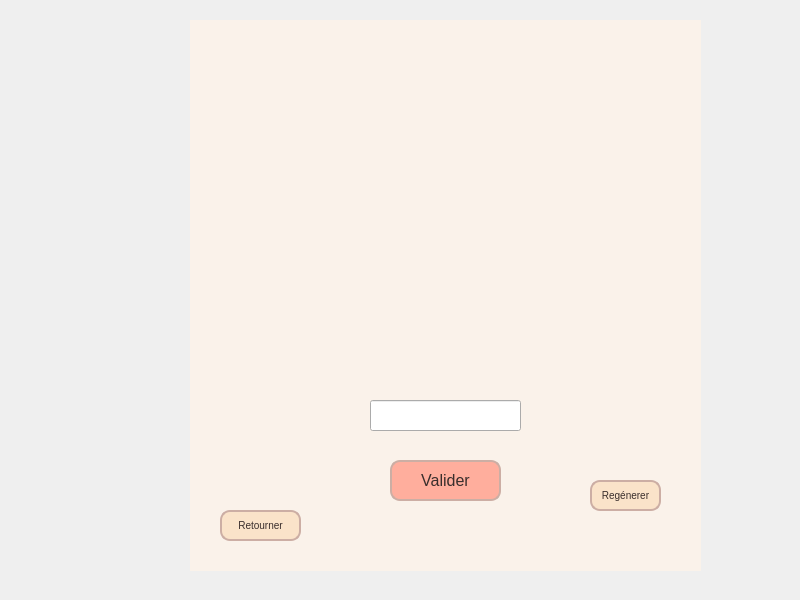
<?xml version="1.0" encoding="UTF-8"?>
<ui version="4.0">
 <class>CaptchaDialog</class>
 <widget class="QDialog" name="CaptchaDialog">
  <property name="geometry">
   <rect>
    <x>0</x>
    <y>0</y>
    <width>800</width>
    <height>600</height>
   </rect>
  </property>
  <property name="windowTitle">
   <string>login</string>
  </property>
  <widget class="QListView" name="listView">
   <property name="geometry">
    <rect>
     <x>190</x>
     <y>20</y>
     <width>511</width>
     <height>551</height>
    </rect>
   </property>
   <property name="styleSheet">
    <string notr="true">ui-&gt;titleLabel-&gt;setStyleSheet(
&quot;color: rgb(236, 236, 236);&quot;
&quot;background-color: #FAF2EA;&quot;
    &quot;font-size: 20px;&quot;
    &quot;font-style: italic;&quot;
    &quot;font-weight: bold;&quot;
);

</string>
   </property>
  </widget>
  <widget class="QLineEdit" name="lineEdit_captcha">
   <property name="geometry">
    <rect>
     <x>370</x>
     <y>400</y>
     <width>151</width>
     <height>31</height>
    </rect>
   </property>
  </widget>
  <widget class="QPushButton" name="pushButton_verifier">
   <property name="geometry">
    <rect>
     <x>390</x>
     <y>460</y>
     <width>111</width>
     <height>41</height>
    </rect>
   </property>
   <property name="styleSheet">
    <string notr="true">QPushButton {
    background-color: #FFAE9D; /* Fond rose */
    color: #392E2C; /* Texte foncé pour contraste */
    border: 2px solid #CCAEA4; /* Bordure douce en couleur taupe */
    border-radius: 10px; /* Coins arrondis */
    padding: 5px 5px;
    font-size: 16px;
}

QPushButton:hover {
    background-color: #B39188; /* Fond taupe au survol */
    border-color: #FFAE9D; /* Bordure rose au survol */
}

QPushButton:pressed {
    background-color: #392E2C; /* Fond foncé au clic */
    color: #FAF2EA; /* Texte clair */
    border-color: #B39188; /* Bordure taupe au clic */
}</string>
   </property>
   <property name="text">
    <string>Valider</string>
   </property>
  </widget>
  <widget class="QLabel" name="label_captcha">
   <property name="geometry">
    <rect>
     <x>280</x>
     <y>100</y>
     <width>341</width>
     <height>231</height>
    </rect>
   </property>
   <property name="text">
    <string/>
   </property>
  </widget>
  <widget class="QPushButton" name="pushButton_regenerate">
   <property name="geometry">
    <rect>
     <x>590</x>
     <y>480</y>
     <width>71</width>
     <height>31</height>
    </rect>
   </property>
   <property name="styleSheet">
    <string notr="true">QPushButton {
    background-color: rgb(250, 227, 201); /*#FFAE9D; /* Fond rose */
    color: #392E2C; /* Texte foncé pour contraste */
    border: 2px solid #CCAEA4; /* Bordure douce en couleur taupe */
    border-radius: 10px; /* Coins arrondis */
    padding: 5px 5px;
    font-size: 10px;
}

QPushButton:hover {
    background-color: #B39188; /* Fond taupe au survol */
    border-color: #FFAE9D; /* Bordure rose au survol */
}

QPushButton:pressed {
    background-color: #392E2C; /* Fond foncé au clic */
    color: #FAF2EA; /* Texte clair */
    border-color: #B39188; /* Bordure taupe au clic */
}</string>
   </property>
   <property name="text">
    <string>Regénerer</string>
   </property>
  </widget>
  <widget class="QPushButton" name="pushButton_fermer">
   <property name="geometry">
    <rect>
     <x>220</x>
     <y>510</y>
     <width>81</width>
     <height>31</height>
    </rect>
   </property>
   <property name="styleSheet">
    <string notr="true">QPushButton {
    background-color: rgb(250, 227, 201); /*#FFAE9D; /* Fond rose */
    color: #392E2C; /* Texte foncé pour contraste */
    border: 2px solid #CCAEA4; /* Bordure douce en couleur taupe */
    border-radius: 10px; /* Coins arrondis */
    padding: 5px 5px;
    font-size: 10px;
}

QPushButton:hover {
    background-color: #B39188; /* Fond taupe au survol */
    border-color: #FFAE9D; /* Bordure rose au survol */
}

QPushButton:pressed {
    background-color: #392E2C; /* Fond foncé au clic */
    color: #FAF2EA; /* Texte clair */
    border-color: #B39188; /* Bordure taupe au clic */
}</string>
   </property>
   <property name="text">
    <string>Retourner</string>
   </property>
  </widget>
  <widget class="QWidget" name="widget" native="true">
   <property name="geometry">
    <rect>
     <x>190</x>
     <y>20</y>
     <width>511</width>
     <height>551</height>
    </rect>
   </property>
   <property name="styleSheet">
    <string notr="true">
background-color: #FAF2EA;
</string>
   </property>
  </widget>
  <zorder>listView</zorder>
  <zorder>widget</zorder>
  <zorder>pushButton_verifier</zorder>
  <zorder>pushButton_regenerate</zorder>
  <zorder>pushButton_fermer</zorder>
  <zorder>lineEdit_captcha</zorder>
  <zorder>label_captcha</zorder>
 </widget>
 <resources/>
 <connections/>
</ui>
